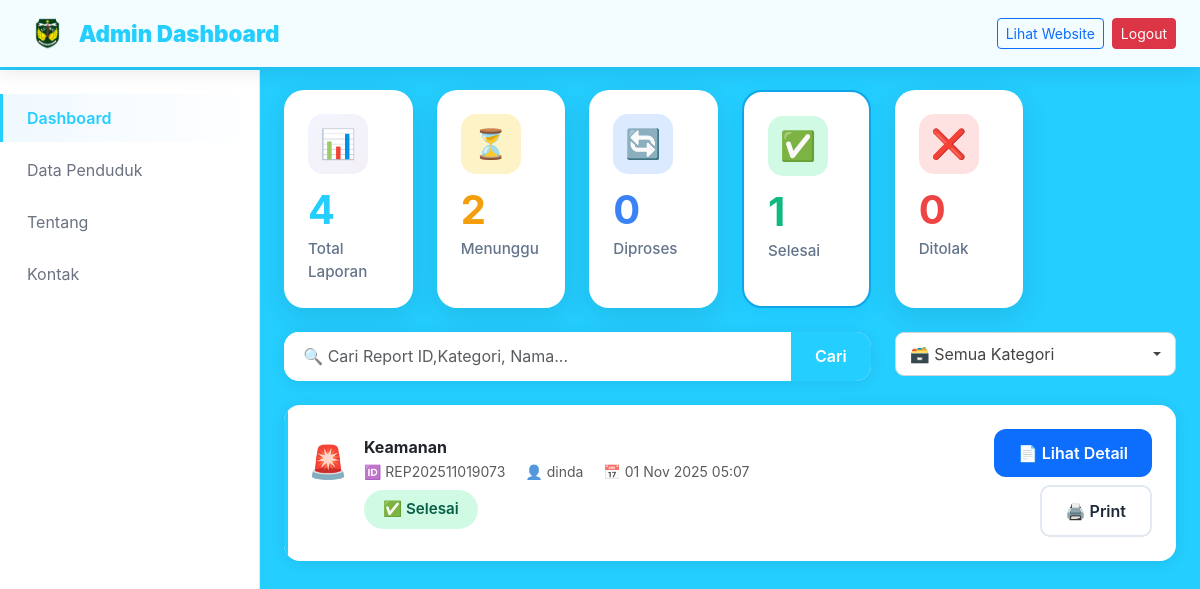
Screenshot of /dashboard.php?filter=selesai (signed in) with the database file from the repository.
### tables this page shows
CREATE TABLE `reports` (
  `id` int(11) NOT NULL,
  `report_id` varchar(50) NOT NULL,
  `nama` varchar(100) DEFAULT NULL,
  `kontak` varchar(100) DEFAULT NULL,
  `kategori` varchar(50) DEFAULT NULL,
  `isi` text NOT NULL,
  `foto` varchar(255) DEFAULT NULL,
  `status` enum('menunggu','diproses','selesai','ditolak') DEFAULT 'menunggu',
  `note_admin` text DEFAULT NULL,
  `tanggal` timestamp NOT NULL DEFAULT current_timestamp(),
  `updated_at` timestamp NULL DEFAULT NULL ON UPDATE current_timestamp(),
  `is_anonim` tinyint(1) DEFAULT 0,
  `user_id` int(11) DEFAULT NULL
);

### util.php (called while the page is built, shortened)
<?php
function esc($s) { return htmlspecialchars($s ?? '', ENT_QUOTES | ENT_SUBSTITUTE, 'UTF-8'); }
?>

### dashboard.php (the view, shortened to what this page needs)
<?php
require_once __DIR__ . '/../config/koneksi.php';
require_once __DIR__ . '/../helpers/util.php';
$stats_query = "SELECT
    COUNT(*) as total,
    SUM(CASE WHEN status = 'menunggu' THEN 1 ELSE 0 END) as menunggu,
    SUM(CASE WHEN status = 'diproses' THEN 1 ELSE 0 END) as diproses,
    SUM(CASE WHEN status = 'selesai' THEN 1 ELSE 0 END) as selesai,
    SUM(CASE WHEN status = 'ditolak' THEN 1 ELSE 0 END) as ditolak
FROM reports";
$stats_result = $conn->query($stats_query);
$stats = $stats_result ? $stats_result->fetch_assoc() : ['total' => 0, 'menunggu' => 0, 'diproses' => 0, 'selesai' => 0, 'ditolak' => 0];
$stats['total'] = $stats['total'] ?? 0;
$stats['menunggu'] = $stats['menunggu'] ?? 0;
$stats['diproses'] = $stats['diproses'] ?? 0;
$stats['selesai'] = $stats['selesai'] ?? 0;
$stats['ditolak'] = $stats['ditolak'] ?? 0;
$filter = $_GET['filter'] ?? 'all';
$search = $_GET['search'] ?? '';
$kategori_filter = $_GET['kategori'] ?? 'all';
$kategori_icons = [
  'Infrastruktur' => '🗂️', 'Sosial' => '📚', 'Kebersihan' => '🌳',
  'Kesehatan' => '🏥', 'Keamanan' => '🚨', 'Saran atau Aspirasi Masyarakat' => '📌',
];
$query = 'SELECT id, report_id, kategori, status, tanggal, nama FROM reports WHERE 1=1';
$params = [];
$types = '';
if($filter !== 'all') {
    $query .= ' AND status = ?';
    $params[] = $filter;
    $types .= 's';
}
$query .= ' ORDER BY tanggal DESC LIMIT 50';
if(count($params) > 0) {
    $stmt = $conn->prepare($query);
    $stmt->bind_param($types, ...$params);
    $stmt->execute();
    $res = $stmt->get_result();
} else {
    $res = $conn->query($query);
}
$current_page = 'dashboard';
?>
<!DOCTYPE html>
<html lang="id">
<head>
  <link href="https://cdn.jsdelivr.net/npm/bootstrap@5.3.2/dist/css/bootstrap.min.css" rel="stylesheet">
  <link href="admin_styles.css" rel="stylesheet">
</head>
<body>
<nav class="admin-navbar">
  <div class="container-fluid px-4">
    <div class="d-flex justify-content-between align-items-center">
      <div class="d-flex align-items-center gap-3">
        <a class="navbar-brand d-flex align-items-center" href="dashboard.php">
          <img src="luwu.png" style="height: 35px;" class="me-2">
          <strong>Admin Dashboard</strong>
        </a>
      </div>
      <div class="d-flex gap-2 align-items-center">
        <a href="../public/index.php" class="btn btn-outline-primary btn-sm" target="_blank">
          Lihat Website
        </a>
        <a href="logout.php" class="btn btn-danger btn-sm" onclick="return confirm('Yakin ingin logout?')">
          Logout
        </a>
      </div>
    </div>
  </div>
</nav>
<aside class="sidebar" id="sidebar">
  <ul class="sidebar-menu">
    <li class="sidebar-item">
      <a href="dashboard.php" class="sidebar-link <?php echo $current_page === 'dashboard' ? 'active' : ''; ?>">
        Dashboard
      </a>
    </li>
    <li class="sidebar-item">
      <a href="data_penduduk.php" class="sidebar-link <?php echo $current_page === 'penduduk' ? 'active' : ''; ?>">
        Data Penduduk
      </a>
    </li>
    <li class="sidebar-item">
      <a href="edit_about.php" class="sidebar-link <?php echo $current_page === 'about' ? 'active' : ''; ?>">
        Tentang
      </a>
    </li>
    <li class="sidebar-item">
      <a href="edit_contact.php" class="sidebar-link <?php echo $current_page === 'contact' ? 'active' : ''; ?>">
        Kontak
      </a>
    </li>
  </ul>
</aside>
<div class="main-content">
  <div class="container-fluid px-4 pb-5">
    <div class="row g-4 mb-4">
      <div class="col-md-2 col-4">
        <a href="dashboard.php" class="text-decoration-none">
        <div class="stats-card stats-card-clickable">
          <div class="stats-icon" style="background: linear-gradient(135deg, #667eea15, #764ba215);">
            📊
          </div>
          <div class="stats-number" style="color: var(--primary);">
            <?php echo $stats['total']; ?>
          </div>
          <div class="stats-label">Total Laporan</div>
        </div>
        </a>
      </div>
      <div class="col-md-2 col-4">
        <a href="dashboard.php?filter=menunggu" class="text-decoration-none">
        <div class="stats-card stats-card-clickable <?php echo $filter === 'menunggu' ? 'stats-card-active' : ''; ?>">
          <div class="stats-icon" style="background: #fef3c7;">
            ⏳
          </div>
          <div class="stats-number" style="color: var(--warning);">
            <?php echo $stats['menunggu']; ?>
          </div>
          <div class="stats-label">Menunggu</div>
        </div>
        </a>
      </div>
      <div class="col-md-2 col-4">
        <a href="dashboard.php?filter=diproses" class="text-decoration-none">
        <div class="stats-card stats-card-clickable <?php echo $filter === 'diproses' ? 'stats-card-active' : ''; ?>">
          <div class="stats-icon" style="background: #dbeafe;">
            🔄
          </div>
          <div class="stats-number" style="color: var(--info);">
            <?php echo $stats['diproses']; ?>
          </div>
          <div class="stats-label">Diproses</div>
        </div>
        </a>
      </div>
      <div class="col-md-2 col-4">
        <a href="dashboard.php?filter=selesai" class="text-decoration-none">
        <div class="stats-card stats-card-clickable <?php echo $filter === 'selesai' ? 'stats-card-active' : ''; ?>">
          <div class="stats-icon" style="background: #d1fae5;">
            ✅
          </div>
          <div class="stats-number" style="color: var(--success);">
            <?php echo $stats['selesai']; ?>
          </div>
          <div class="stats-label">Selesai</div>
        </div>
        </a>
      </div>
      <div class="col-md-2 col-4">
        <a href="dashboard.php?filter=ditolak" class="text-decoration-none">
        <div class="stats-card stats-card-clickable <?php echo $filter === 'ditolak' ? 'stats-card-active' : ''; ?>">
          <div class="stats-icon" style="background: #fee2e2;">
            ❌
          </div>
          <div class="stats-number" style="color: #ef4444;">
            <?php echo $stats['ditolak']; ?>
          </div>
          <div class="stats-label">Ditolak</div>
        </div>
        </a>
      </div>
    </div>
    <div class="row mb-4">
      <div class="col-md-8 mb-6 mb-md-0">
        <form method="GET" action="dashboard.php" class="search-box">
          <div class="input-group">
            <input type="text" name="search" class="form-control" placeholder="🔍 Cari Report ID,Kategori, Nama..." value="<?php echo htmlspecialchars($search);?>">
            <button class="btn" type="submit">Cari</button>
          </div>
        </form>
      </div>
      <div class="col-md-4 mb-4 mb-md-0">
        <?php
          $kat_label = $kategori_filter === 'all' ? '🗃️ Semua Kategori' : ($kategori_icons[$kategori_filter] . ' ' . $kategori_filter);
        ?>
        <div class="dropdown w-90">
          <button class="btn btn-white dropdown-toggle w-100 text-start d-flex align-items-center justify-content-between"
                  type="button" data-bs-toggle="dropdown" aria-expanded="false"
                  style="background:#fff; border:1.5px solid <?php echo $kategori_filter !== 'all' ? '#0ea5e9' : '#d1d5db'; ?>; border-radius:9px; padding:9px 14px; font-size:16px; color:<?php echo $kategori_filter !== 'all' ? '#0ea5e9' : '#444'; ?>; font-weight:<?php echo $kategori_filter !== 'all' ? '600' : '400'; ?>;">
            <span><?php echo $kat_label; ?></span>
          </button>
        </div>
      </div>
    </div>
    <?php if($res && $res->num_rows > 0): ?>
      <?php while($row = $res->fetch_assoc()): ?>
        <div class="report-card">
          <div class="row align-items-center">
            <div class="col-md-8 mb-4 mb-md-0">
              <div class="d-flex align-items-start">
                <div class="me-3" style="font-size: 2rem;">
                  <?php
                    $icons = [
                      'Infrastruktur' => '🗂️',
                      'Sosial' => '📚',
                      'Kebersihan' => '🌳',
                      'Kesehatan' => '🏥',
                      'Keamanan' => '🚨',
                      'Saran atau Aspirasi Masyarakat' => '📌'
                    ];
                    echo $icons[$row['kategori']] ?? '📋';
                  ?>
                </div>
                <div class="flex-grow-1">
                  <h6 class="mb-1 fw-bold"><?php echo esc($row['kategori'] ?: 'Tidak Berkategori'); ?></h6>
                  <div class="text-muted small mb-2">
                    <span class="me-3">🆔 <?php echo esc($row['report_id']); ?></span>
                    <span class="me-3">👤 <?php echo esc($row['nama'] ?: 'Anonim'); ?></span>
                    <span>📅 <?php echo date('d M Y H:i', strtotime($row['created_at'] ?? $row['tanggal'])); ?></span>
                  </div>
                  <span class="status-badge status-<?php echo str_replace(' ', '', esc($row['status'])); ?>">
                    <?php
                      $status_icons = [
                        'menunggu' => '⏳',
                        'diproses' => '🔄',
                        'selesai' => '✅',
                        'ditolak' => '❌'
                      ];
                      $status_labels = [
                        'menunggu' => 'Menunggu',
                        'diproses' => 'Diproses',
                        'selesai' => 'Selesai',
                        'ditolak' => 'Ditolak'
                      ];
                      echo ($status_icons[$row['status']] ?? '') . ' ' . ($status_labels[$row['status']] ?? $row['status']);
                    ?>
                  </span>
                </div>
              </div>
            </div>
            <div class="col-md-4 text-md-end d-flex gap-2 justify-content-md-end flex-wrap">
              <a href="view.php?report_id=<?php echo urlencode($row['report_id']); ?>"
                 class="btn btn-primary btn-action">
                📄 Lihat Detail
              </a>
              <a href="print_laporan.php?report_id=<?php echo urlencode($row['report_id']); ?>"
                 target="_blank"
                 class="btn btn-action btn-print-laporan">
                🖨️ Print
              </a>
            </div>
          </div>
        </div>
      <?php endwhile; ?>
    <?php endif; ?>
  </div>
</div>
</body>
</html>

### admin_styles.css (style rules this page uses)
:root { --primary: #24ceff; --secondary: #24ceff; --success: #10b981; --warning: #f59e0b; --danger: #ef4444; --info: #3b82f6; }
body { background: linear-gradient(135deg, var(--primary), var(--secondary)); min-height: 100vh; font-family: -apple-system, BlinkMacSystemFont, "Segoe UI", Roboto, sans-serif; }
.admin-navbar { background: rgba(255, 255, 255, 0.95); backdrop-filter: blur(10px); box-shadow: 0 4px 20px rgba(0, 0, 0, 0.1); padding: 1rem 0; margin-bottom: 2rem; }
.admin-navbar .navbar-brand { font-weight: 700; font-size: 1.4rem; color: var(--primary); }
.stats-card { background: white; border-radius: 20px; padding: 1.5rem; box-shadow: 0 8px 30px rgba(0, 0, 0, 0.1); transition: transform 0.3s ease, box-shadow 0.3s ease; border: none; height: 100%; }
.stats-icon { width: 60px; height: 60px; border-radius: 15px; display: flex; align-items: center; justify-content: center; font-size: 1.8rem; margin-bottom: 1rem; }
.stats-number { font-size: 2.5rem; font-weight: 700; line-height: 1; margin-bottom: 0.5rem; }
.stats-label { color: #64748b; font-size: 0.95rem; font-weight: 500; }
.report-card { background: white; border-radius: 16px; padding: 1.5rem; margin-bottom: 1rem; box-shadow: 0 2px 15px rgba(0, 0, 0, 0.08); transition: all 0.3s ease; border: none; position: relative; overflow: hidden; }
.report-card::before { content: ''; position: absolute; left: 0; top: 0; height: 100%; width: 4px; background: linear-gradient(135deg, var(--primary), var(--secondary)); }
.status-badge { padding: 0.4rem 1rem; border-radius: 20px; font-weight: 600; font-size: 0.85rem; display: inline-block; }
.status-selesai { background: #d1fae5; color: #065f46; }
.search-box { background: white; border-radius: 15px; box-shadow: 0 2px 15px rgba(0, 0, 0, 0.08); overflow: hidden; }
.search-box input { border: none; padding: 0.8rem 1.2rem; }
.search-box button { background: linear-gradient(135deg, var(--primary), var(--secondary)); border: none; color: white; padding: 0.8rem 1.5rem; font-weight: 600; }
.btn-action { border-radius: 10px; padding: 0.5rem 1.2rem; font-weight: 600; transition: all 0.3s ease; border: 2px solid; }
.status-badge { padding: 0.5rem 1.2rem; border-radius: 20px; font-weight: 600; font-size: 0.95rem; display: inline-block; }
.form-control, .form-select { border: 2px solid #e2e8f0; border-radius: 12px; padding: 0.75rem 1rem; transition: all 0.3s ease; }
.btn-action { border-radius: 12px; padding: 0.75rem 1.5rem; font-weight: 600; transition: all 0.3s ease; border: none; }
.sidebar { position: fixed; top: 70px; left: 0; width: 260px; height: calc(100vh - 70px); background: white; border-right: 1px solid #e5e7eb; padding: 1.5rem 0; overflow-y: auto; }
.sidebar-menu { list-style: none; padding: 0; margin: 0; }
.sidebar-item { margin-bottom: 0.25rem; }
.sidebar-link { display: flex; align-items: center; padding: 0.75rem 1.5rem; color: #6b7280; text-decoration: none; transition: all 0.2s; border-left: 3px solid transparent; }
.sidebar-link.active { background: linear-gradient(90deg, #f0f9ff, transparent); color: var(--primary); font-weight: 600; border-left-color: var(--primary); }
.main-content { margin-left: 260px; padding-top: 90px; }
.admin-navbar { position: fixed; top: 0; left: 0; right: 0; z-index: 1000; }
.btn-print-laporan { background: white; color: #1e293b; border: 2px solid #e2e8f0 !important; border-radius: 10px; font-weight: 600; transition: all 0.3s ease; }

### dashboard.php (style rules this page uses)
.stats-card-clickable { cursor: pointer; transition: transform 0.15s ease, box-shadow 0.15s ease; }
.stats-card-active { border: 2px solid #0ea5e9 !important; box-shadow: 0 4px 16px rgba(14,165,233,0.2) !important; }

### rows the page displays
reports: kategori "🚨", kategori "Keamanan", report "REP202511019073", nama "dinda", tanggal "01 Nov 2025 05:07", status "✅", status "Selesai"

### other values shown
$stats['total'] "4"
$stats['menunggu'] "2"
$stats['diproses'] "0"
$stats['selesai'] "1"
$stats['ditolak'] "0"
$kat_label "🗃️ Semua Kategori"
